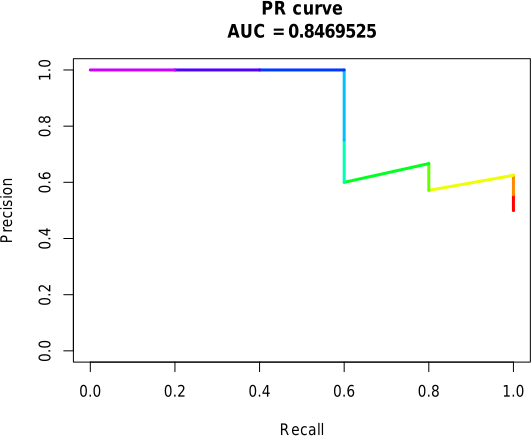

R code for this plot:
pdf(file = "10-r-pr.pdf", width = 6, height = 5)

library(PRROC)
library(tidyverse)

y       <- c(  0,   1,   1,   0,   1,   0,    1,   0,   0,   1)
y_score <- c(0.7, 0.8, 0.3, 0.4, 0.9, 0.6, 0.99, 0.1, 0.2, 0.5)

my_pr <- pr.curve(scores.class0 = y_score[y == 1],
                    scores.class1 = y_score[y == 0],
                    curve = TRUE)
my_pr %>% plot(xlab = "Recall",
               ylab = "Precision",
               legend = FALSE)
